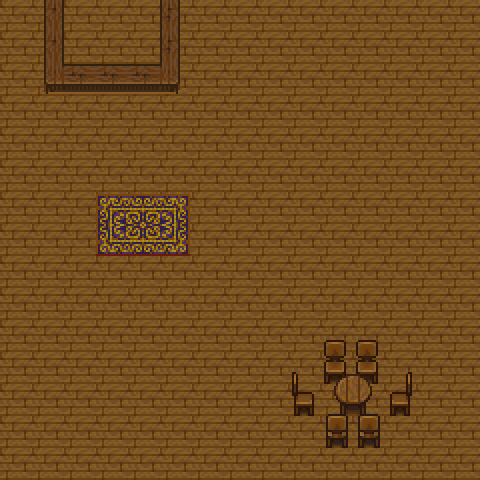

Tiled map render using the project's own tile images. Description and the whole map definition, tile-layer contents included, below:
An orthogonal 15x15 tile map with 32x32 px tiles, 4 tile layers (Tile Layer 1, Tile Layer 3, Tile Layer 2, Tile Layer 4).

<map version="1.2" tiledversion="1.2.3" orientation="orthogonal" renderorder="right-down" width="15" height="15" tilewidth="32" tileheight="32" infinite="0" nextlayerid="5" nextobjectid="1">
 <tileset firstgid="1" source="testset.tsx" />
 <layer id="1" name="Tile Layer 1" width="15" height="15">
  <data encoding="csv">
7,7,7,7,7,7,7,7,7,7,7,7,7,7,7,
7,7,7,7,7,7,7,7,7,7,7,7,7,7,7,
7,7,7,7,7,7,7,7,7,7,7,7,7,7,7,
7,7,7,7,7,7,7,7,7,7,7,7,7,7,7,
7,7,7,7,7,7,7,7,7,7,7,7,7,7,7,
7,7,7,7,7,7,7,7,7,7,7,7,7,7,7,
7,7,7,7,7,7,7,7,7,7,7,7,7,7,7,
7,7,7,7,7,7,7,7,7,7,7,7,7,7,7,
7,7,7,7,7,7,7,7,7,7,7,7,7,7,7,
7,7,7,7,7,7,7,7,7,7,7,7,7,7,7,
7,7,7,7,7,7,7,7,7,7,7,7,7,7,7,
7,7,7,7,7,7,7,7,7,7,7,7,7,7,7,
7,7,7,7,7,7,7,7,7,7,7,7,7,7,7,
7,7,7,7,7,7,7,7,7,7,7,7,7,7,7,
7,7,7,7,7,7,7,7,7,7,7,7,7,7,7
</data>
 </layer>
 <layer id="3" name="Tile Layer 3" width="15" height="15">
  <data encoding="csv">
0,0,0,0,0,0,0,0,0,0,0,0,0,0,0,
0,0,0,0,0,0,0,0,0,0,0,0,0,0,0,
0,0,0,0,0,0,0,0,0,0,0,0,0,0,0,
0,0,0,0,0,0,0,0,0,0,0,0,0,0,0,
0,0,0,0,0,0,0,0,0,0,0,0,0,0,0,
0,0,0,0,0,0,0,0,0,0,0,0,0,0,0,
0,0,0,0,0,0,0,0,0,0,0,0,0,0,0,
0,0,0,0,0,0,0,0,0,0,0,0,0,0,0,
0,0,0,0,0,0,0,0,0,0,0,0,0,0,0,
0,0,0,0,0,0,0,0,0,0,0,0,0,0,0,
0,0,0,0,0,0,0,0,0,0,38,38,0,0,0,
0,0,0,0,0,0,0,0,0,40,56,56,39,0,0,
0,0,0,0,0,0,0,0,0,58,0,0,57,0,0,
0,0,0,0,0,0,0,0,0,0,0,0,0,0,0,
0,0,0,0,0,0,0,0,0,0,0,0,0,0,0
</data>
 </layer>
 <layer id="2" name="Tile Layer 2" width="15" height="15">
  <data encoding="csv">
0,0,0,0,0,0,0,0,0,0,0,0,0,0,0,
0,0,0,0,0,0,0,0,0,0,0,0,0,0,0,
0,0,0,0,0,0,0,0,0,0,0,0,0,0,0,
0,0,0,0,0,0,0,0,0,0,0,0,0,0,0,
0,0,0,0,0,0,0,0,0,0,0,0,0,0,0,
0,0,0,0,0,0,0,0,0,0,0,0,0,0,0,
0,0,0,0,0,0,0,0,0,0,0,0,0,0,0,
0,0,0,0,0,0,0,0,0,0,0,0,0,0,0,
0,0,0,0,0,0,0,0,0,0,0,0,0,0,0,
0,0,0,0,0,0,0,0,0,0,0,0,0,0,0,
0,0,0,0,0,0,0,0,0,0,0,0,0,0,0,
0,0,0,0,0,0,0,0,0,0,41,42,0,0,0,
0,0,0,0,0,0,0,0,0,0,59,60,0,0,0,
0,0,0,0,0,0,0,0,0,0,0,0,0,0,0,
0,0,0,0,0,0,0,0,0,0,0,0,0,0,0
</data>
 </layer>
 <layer id="4" name="Tile Layer 4" width="15" height="15">
  <data encoding="csv">
0,163,0,0,0,185,0,0,0,0,0,0,0,0,0,
0,163,0,0,0,185,0,0,0,0,0,0,0,0,0,
0,199,202,202,202,203,0,0,0,0,0,0,0,0,0,
0,7,7,7,7,7,7,0,0,0,0,0,0,0,0,
0,0,0,0,0,0,0,0,0,0,0,0,0,0,0,
0,0,0,0,0,0,0,0,0,0,0,0,0,0,0,
0,0,0,116,117,118,0,0,0,0,0,0,0,0,0,
0,0,0,134,135,136,0,0,0,0,0,0,0,0,0,
0,0,0,0,0,0,0,0,0,0,0,0,0,0,0,
0,0,0,0,0,0,0,0,0,0,0,0,0,0,0,
0,0,0,0,0,0,0,0,0,0,0,0,0,0,0,
0,0,0,0,0,0,0,0,0,0,0,0,0,0,0,
0,0,0,0,0,0,0,0,0,0,37,37,0,0,0,
0,0,0,0,0,0,0,0,0,0,55,55,0,0,0,
0,0,0,0,0,0,0,0,0,0,0,0,0,0,0
</data>
 </layer>
</map>
